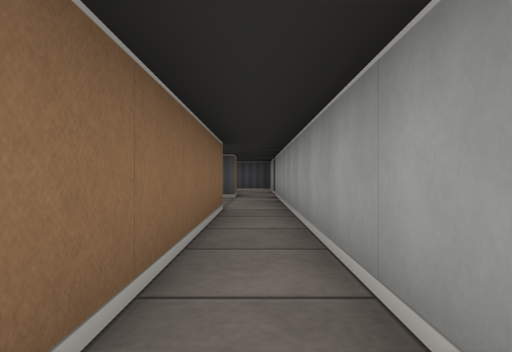
view 1 (above)

17 first-person views from a walk through a cub3D ray-caster map. The camera is about half as high as the walls, looks level and sees 70° across. The floor is counted in squares. Each view is taken from the middle of a square. On the plan, view 1 faces up. The plan holds only what a view shows up to about 9 squares ahead; the rest is blank.

view 2
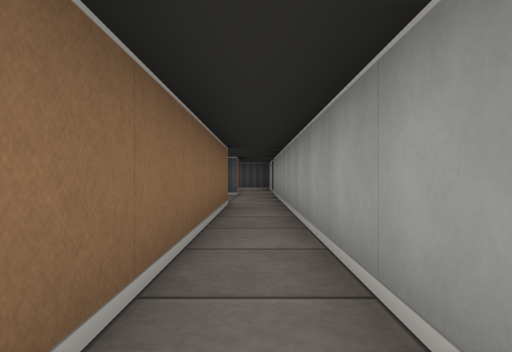

view 3
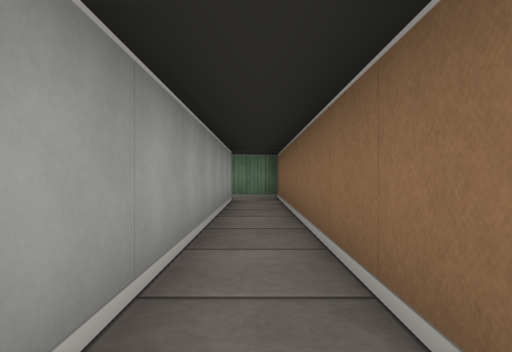

view 4
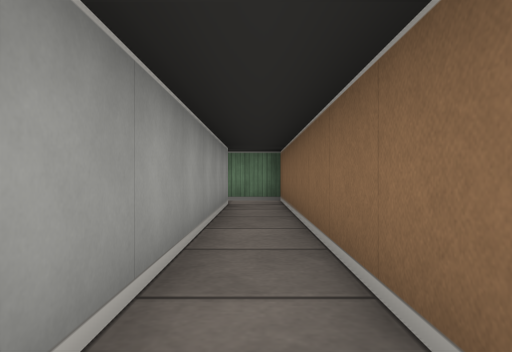

view 5
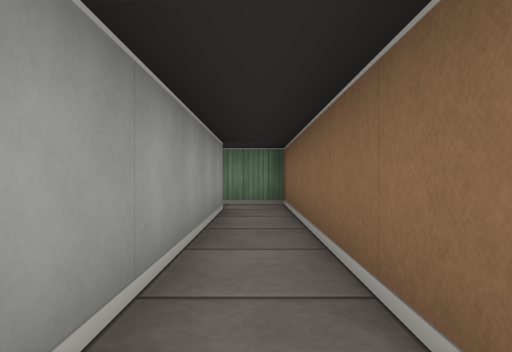

view 6
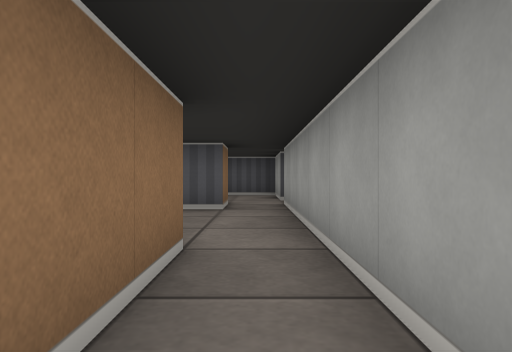

view 7
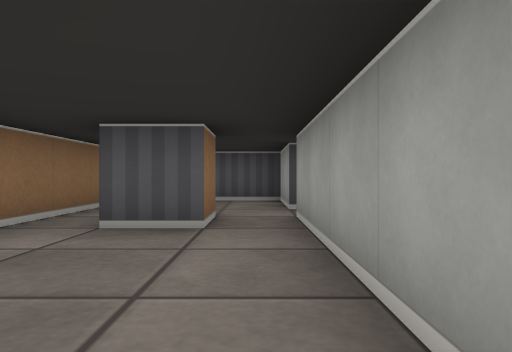

view 8
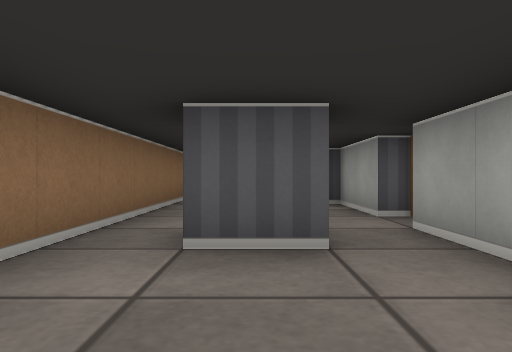

view 9
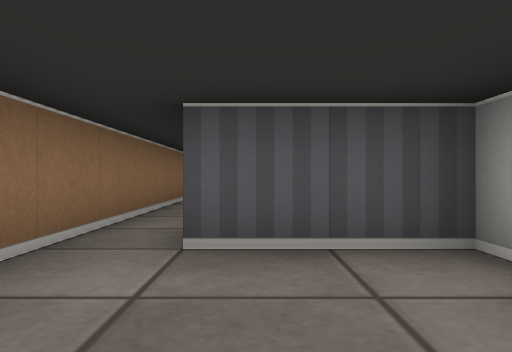

view 10
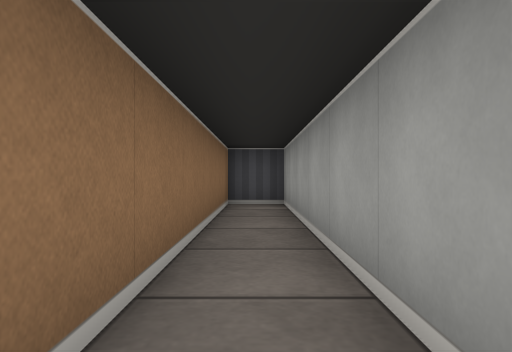

view 11
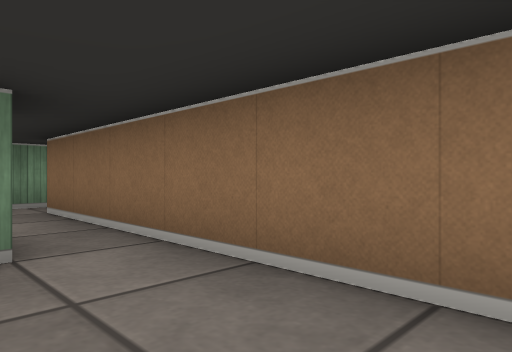

view 12
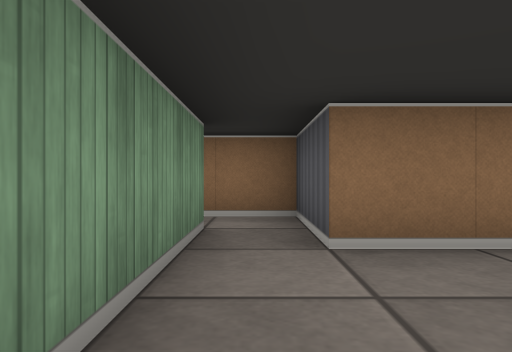

view 13
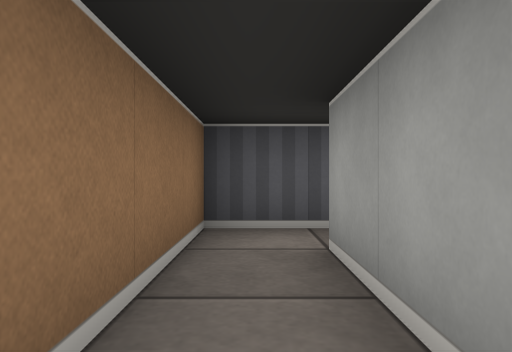

view 14
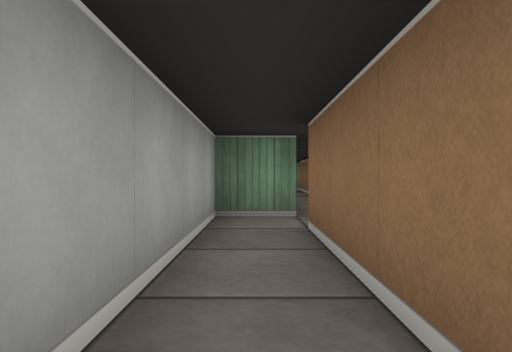

view 15
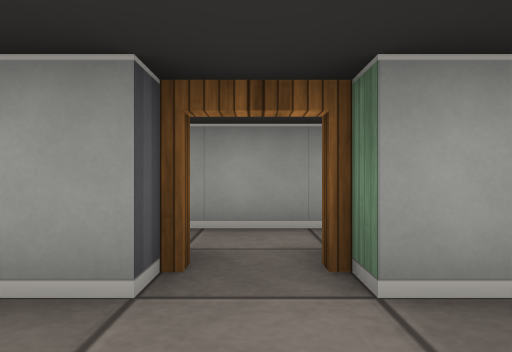

view 16
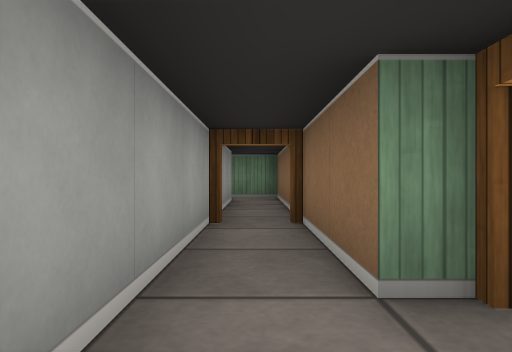

view 17
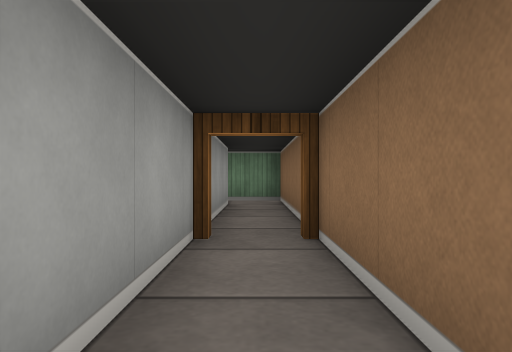

### Floor plan
Points are (right, up) in squares from view 1. A wall is a line through its corners. A room is listed if a view was taken in it or the views show most of it. See-through windows are left out.
Room 1 (views 1, 2, 3, 4, 5, 6, 7, 8, 9, 10, 11, 12, 15)
walls: (-0.5, 9.5) (-0.5, 8.5) (-1.5, 8.5); (-3.5, 5.5) (-0.5, 5.5) (-0.5, -5.5); (0.5, 10.5) (0.5, 12.5) (-1.5, 12.5) (-1.5, 18.5) (-2.5, 18.5) (-2.5, 6.5) (-3.5, 6.5); (0.5, -5.5) (0.5, 9.5)
ways out: opening at (-3, 6) to room 2; open door at (1, 10) to room 3; opening at (0, -6)
Room 2 (views 13, 14)
walls: (-4.5, 1.5) (-3.5, 1.5) (-3.5, 5.5); (-3.5, 6.5) (-4.5, 6.5) (-4.5, 2.5)
ways out: opening at (-3, 6) to room 1; opening at (-5, 2)
Room 3 (views 16, 17)
walls: (1.5, 9.5) (1.5, 7); (2.5, 7.1) (2.5, 10.8)
ways out: open door at (1, 10) to room 1; open door at (2, 7) to room 4
Room 4 (no view inside)
walls: (2.5, 3.6) (2.5, 7.1); (1.5, 7) (1.5, 2.5) (2.6, 2.5)
ways out: open door at (2, 7) to room 3

Where each view was taken, in squares from view 1:
view 1: 0 up, 0 right, facing up
view 2: 1 down, 0 right, facing up
view 3: 2 up, 0 right, facing down
view 4: 1 up, 0 right, facing down
view 5: 0 up, 0 right, facing down
view 6: 3 up, 0 right, facing up
view 7: 5 up, 0 right, facing up
view 8: 6 up, 1 left, facing up
view 9: 10 up, 1 left, facing up
view 10: 12 up, 2 left, facing up
view 11: 12 up, 1 left, facing down-left
view 12: 6 up, 0 right, facing left
view 13: 3 up, 4 left, facing up
view 14: 6 up, 4 left, facing down
view 15: 10 up, 1 left, facing right
view 16: 11 up, 2 right, facing down
view 17: 10 up, 2 right, facing down
